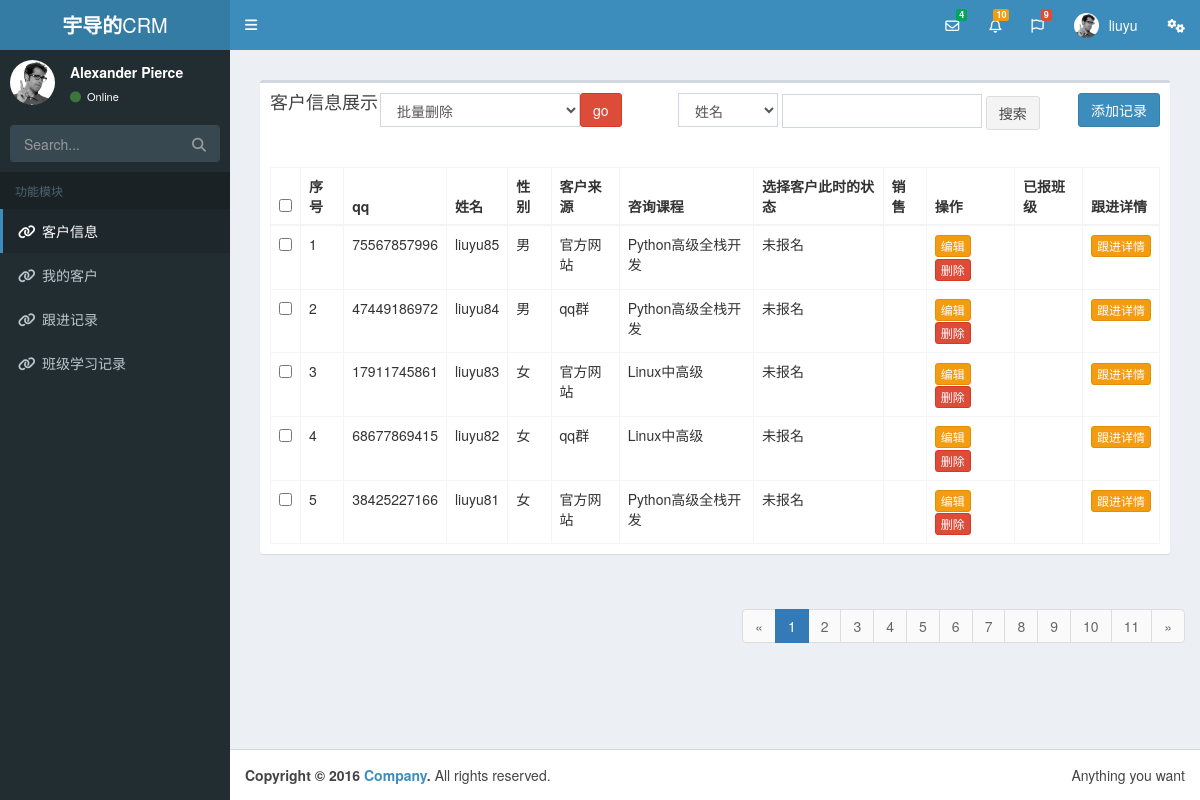
Page /customers/list (signed in) on the committed database.
### nbapp1/models.py (models this page shows, shortened)
class UserInfo(AbstractUser):
    telephone = models.CharField(max_length=32,null=True)

class Customer(models.Model):
    qq = models.CharField(verbose_name='QQ', max_length=64, unique=True, help_text='QQ号必须唯一')
    qq_name = models.CharField('QQ昵称', max_length=64, blank=True, null=True)
    name = models.CharField('姓名', max_length=32, blank=True, null=True, help_text='学员报名后，请改为真实姓名')
    sex_type = (('male', '男'), ('female', '女'))
    sex = models.CharField("性别", choices=sex_type, max_length=16, default='male', blank=True, null=True) #存的是male或者female，字符串
    birthday = models.DateField('出生日期', default=None, help_text="格式yyyy-mm-dd", blank=True, null=True)
    phone = models.CharField('手机号', blank=True, null=True,max_length=32)
    source = models.CharField('客户来源', max_length=64, choices=source_type, default='qq')
    introduce_from = models.ForeignKey('self', verbose_name="转介绍自学员", blank=True, null=True)  #self指的就是自己这个表，和下面写法是一样的效果
    course = MultiSelectField("咨询课程", choices=course_choices) #多选，并且存成一个列表的格式
    class_type = models.CharField("班级类型", max_length=64, choices=class_type_choices, default='fulltime')
    customer_note = models.TextField("客户备注", blank=True, null=True, )
    status = models.CharField("状态", choices=enroll_status_choices, max_length=64, default="unregistered",help_text="选择客户此时的状态") #help_text这种参数基本都是针对admin应用里面用的
    date = models.DateTimeField("咨询日期", auto_now_add=True)
    last_consult_date = models.DateField("最后跟进日期", auto_now_add=True) #考核销售的跟进情况，如果多天没有跟进，会影响销售的绩效等
    next_date = models.DateField("预计再次跟进时间", blank=True, null=True) #销售自己大概记录一下自己下一次会什么时候跟进，也没啥用
    consultant = models.ForeignKey('UserInfo', verbose_name="销售", blank=True, null=True)
    class_list = models.ManyToManyField('ClassList', verbose_name="已报班级", )
    def get_classlist(self):  #当我们通过self.get_classlist的时候，就拿到了所有的班级信息，前端显示的时候用
        l=[]
        for cls in self.class_list.all():
            l.append(str(cls))
        return ",".join(l) #纯文本，不用mark_safe也可以昂

### nbapp1/views.py (the view, shortened to what this page needs)
# urls.py: url(r'^customers/list',views.CustomerView.as_view(),name='customers'),
class CustomerView(View):
    def get(self, request):
        wd = request.GET.get('wd', '')
        condition = request.GET.get('condition', '')
        if request.path==reverse('customers'):
            flag=0
            all_customers = models.Customer.objects.filter(consultant__isnull=True)
        else:
            flag=1
            all_customers=models.Customer.objects.filter(consultant=request.user)
            print(all_customers)
        if wd:
            q = Q()
            q.children.append((condition, wd))
            all_customers = all_customers.filter(q)
        current_page_num = request.GET.get('page', 1)
        per_page_counts = 5
        page_number = 11
        total_count = all_customers.count()
        page_obj = page.PageNation(request.path, current_page_num, total_count, request, per_page_counts, page_number)
        try:
            all_customers = all_customers.order_by('-pk')[page_obj.start_num:page_obj.end_num]
            ret_html = page_obj.page_html()
            return render(request, 'customers.html', {'all_customers': all_customers, 'ret_html': ret_html,'flag':flag})
        except Exception:
            return HttpResponse('搜索条件查询不到数据')

### nbapp1/page.py (called while the page is built)
    @property
    def start_num(self):
        start_num = (self.current_page_num - 1) * self.per_page_counts
        return start_num

    @property
    def end_num(self):
        end_num = self.current_page_num * self.per_page_counts
        return end_num

### templates/customers.html (shortened to what this page needs)
{% extends 'base.html' %}
{% block content %}
  <section class="content">
    <div class="row">
      <div class="col-xs-12">
        <div class="box">
          <div class="box-header">
            <h3 class="box-title">
              {% if flag %}
                我的客户信息
              {% else %}
                  客户信息展示
              {% endif %}
            </h3>
            <a href="{% url 'addcustomer' %}" class="btn btn-primary pull-right">添加记录</a>
            <form action="" method="get" class="pull-right" style="width: 400px;display: inline-block">
              <select name="condition" id="" class="form-control" style="width: 100px;display: inline-block">
                <option value="name__contains">姓名</option>
              </select>
              <input type="text" name="wd" class="form-control" style="width: 200px;display: inline-block">
              <button class="btn btn-default">搜索</button>
            </form>
            <form action="" method="post" style="width: 200px;margin-left: 110px;margin-top: -20px;">
              <select name="action" id="" class="form-control">
                <option value="batch_delete">批量删除</option>
              </select>
              <button class="btn btn-danger" style="margin-left: 200px;margin-top: -40px;vertical-align: 27px">go
              </button>
          </div>
          <div class="box-body">
            <table id="example2" class="table table-bordered table-hover">
              <thead>
              <tr>
                <th>
                  <input type="checkbox" id="choose">
                </th>
                <th>序号</th>
                <th>qq</th>
                <th>姓名</th>
                <th>性别</th>
                <th>客户来源</th>
                <th>咨询课程</th>
                <th>选择客户此时的状态</th>
                <th>销售</th>
                <th>操作</th>
                <th>已报班级</th>
                <th>跟进详情</th>
              </tr>
              </thead>
              <tbody>
              {% for customer in all_customers %}
                <tr>
                  <td><input type="checkbox" name="selected_id" value="{{ customer.pk }}"></td>
                  <td>{{ forloop.counter }}</td>
                  <td>{{ customer.qq }}</td>
                  <td>{{ customer.name }}</td>
                  <td>{{ customer.get_sex_display }}</td>
                  <td>{{ customer.get_source_display }}</td>
                  <td>{{ customer.course }}</td>
                  <td>{{ customer.get_status_display }}</td>
                  <td>{{ customer.consultant.username }}</td>
                  <td>
                    <a href="{% url 'editcustomer' customer.pk %}" class="btn btn-warning btn-xs">编辑</a>
                    <a href="{% url 'deletecustomer' customer.pk %}" class="btn btn-danger btn-xs">删除</a>
                  </td>
                  <td>{{ customer.get_classlist }}</td>
                  <td>
                    <a href="{% url 'xiangqing' customer.pk%}" class="btn btn-warning btn-xs">跟进详情</a>
                  </td>
                </tr>
              {% endfor %}
              </tbody>
            </table>
          </div>
        </div>
      </div>
    </div>
  </section>
  {{ ret_html|safe }}
{% endblock %}

### templates/base.html (shortened to what this page needs)
{% load static %}
<!DOCTYPE html>
<html>
<head>
  <link rel="stylesheet" href="{% static 'adminlte/bower_components/bootstrap/dist/css/bootstrap.min.css' %}">
  <link rel="stylesheet" href="{% static 'adminlte/bower_components/font-awesome/css/font-awesome.min.css' %}">
  <link rel="stylesheet" href="{% static 'adminlte/bower_components/Ionicons/css/ionicons.min.css' %}">
  <link rel="stylesheet" href="{% static 'adminlte/dist/css/AdminLTE.min.css' %}">
  <link rel="stylesheet" href="{% static 'adminlte/dist/css/skins/skin-blue.min.css' %}">
</head>
<body class="hold-transition skin-blue sidebar-mini">
<div class="wrapper">
  <header class="main-header">
    <a href="index2.html" class="logo">
      <span class="logo-lg"><b>宇导的</b>CRM</span>
    </a>
    <nav class="navbar navbar-static-top" role="navigation">
      <a href="#" class="sidebar-toggle" data-toggle="push-menu" role="button">
      </a>
      <div class="navbar-custom-menu">
        <ul class="nav navbar-nav">
          <li class="dropdown messages-menu">
            <a href="#" class="dropdown-toggle" data-toggle="dropdown">
              <i class="fa fa-envelope-o"></i>
              <span class="label label-success">4</span>
            </a>
          </li>
          <li class="dropdown notifications-menu">
            <a href="#" class="dropdown-toggle" data-toggle="dropdown">
              <i class="fa fa-bell-o"></i>
              <span class="label label-warning">10</span>
            </a>
          </li>
          <li class="dropdown tasks-menu">
            <a href="#" class="dropdown-toggle" data-toggle="dropdown">
              <i class="fa fa-flag-o"></i>
              <span class="label label-danger">9</span>
            </a>
          </li>
          <li class="dropdown user user-menu">
            <a href="#" class="dropdown-toggle" data-toggle="dropdown">
              <img src="{% static 'adminlte/dist/img/user2-160x160.jpg' %}" class="user-image" alt="User Image">
              <span class="hidden-xs">{{ request.user.username }}</span>
            </a>
          </li>
          <li>
            <a href="#" data-toggle="control-sidebar"><i class="fa fa-gears"></i></a>
          </li>
        </ul>
      </div>
    </nav>
  </header>
  <aside class="main-sidebar">
    <section class="sidebar">
      <div class="user-panel">
        <div class="pull-left image">
          <img src="{% static 'adminlte/dist/img/user2-160x160.jpg' %}" class="img-circle" alt="User Image">
        </div>
        <div class="pull-left info">
          <p>Alexander Pierce</p>
          <a href="#"><i class="fa fa-circle text-success"></i> Online</a>
        </div>
      </div>
      <form action="#" method="get" class="sidebar-form">
        <div class="input-group">
          <input type="text" name="q" class="form-control" placeholder="Search...">
          <span class="input-group-btn">
              <button type="submit" name="search" id="search-btn" class="btn btn-flat"><i class="fa fa-search"></i>
              </button>
            </span>
        </div>
      </form>
      <ul class="sidebar-menu" data-widget="tree">
        <li class="header">功能模块</li>
        <li class="active"><a href="{% url 'customers' %}"><i class="fa fa-link"></i> <span>客户信息</span></a></li>
        <li><a href="{% url 'mycustomers' %}"><i class="fa fa-link"></i> <span>我的客户</span></a></li>
        <li><a href="{% url 'consultrecord' %}"><i class="fa fa-link"></i> <span>跟进记录</span></a></li>
        <li><a href="{% url 'class' %}"><i class="fa fa-link"></i> <span>班级学习记录</span></a></li>
      </ul>
    </section>
  </aside>
  <div class="content-wrapper">
    <section class="content container-fluid">
      {% block content %}{% endblock %}
    </section>
  </div>
  <footer class="main-footer">
    <div class="pull-right hidden-xs">
      Anything you want
    </div>
    <strong>Copyright &copy; 2016 <a href="#">Company</a>.</strong> All rights reserved.
  </footer>
</div>
</body>
</html>

### rows in the picture
UserInfo: user.username "liuyu"
Customer: qq "75567857996", name "liuyu85", sex "男", source "官方网站", course "Python高级全栈开发", status "未报名"
Customer: qq "47449186972", name "liuyu84", sex "男", source "qq群", course "Python高级全栈开发", status "未报名"
Customer: qq "17911745861", name "liuyu83", sex "女", source "官方网站", course "Linux中高级", status "未报名"
Customer: qq "68677869415", name "liuyu82", sex "女", source "qq群", course "Linux中高级", status "未报名"
Customer: qq "38425227166", name "liuyu81", sex "女", source "官方网站", course "Python高级全栈开发", status "未报名"

### other values in the picture
{{ ret_html|safe }} "« 1 2 3 4 5 6 7 8 9 10 11 »"
